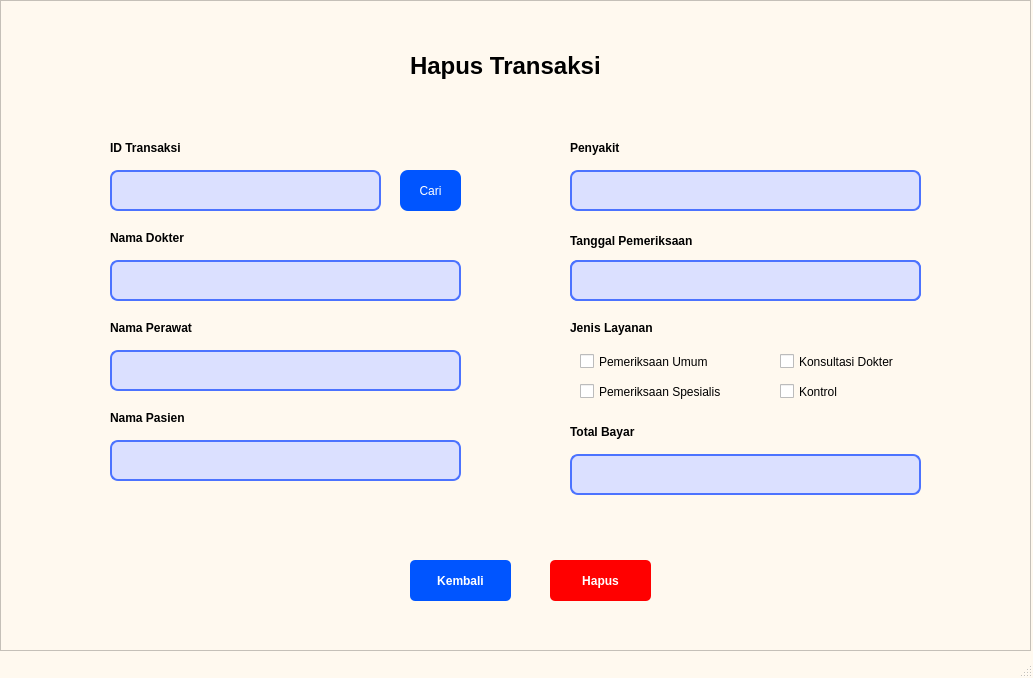
<?xml version="1.0" encoding="UTF-8"?>
<ui version="4.0">
 <class>MainWindow</class>
 <widget class="QMainWindow" name="MainWindow">
  <property name="geometry">
   <rect>
    <x>0</x>
    <y>0</y>
    <width>1033</width>
    <height>678</height>
   </rect>
  </property>
  <property name="windowTitle">
   <string>MainWindow</string>
  </property>
  <property name="styleSheet">
   <string notr="true">QMainWindow{ 
	background-color: rgb(255, 249, 239);
}</string>
  </property>
  <widget class="QWidget" name="centralwidget">
   <property name="styleSheet">
    <string notr="true">QFrame{ 
	background-color: rgb(255, 249, 239);
}</string>
   </property>
   <widget class="QFrame" name="frame">
    <property name="geometry">
     <rect>
      <x>0</x>
      <y>0</y>
      <width>1031</width>
      <height>651</height>
     </rect>
    </property>
    <property name="styleSheet">
     <string notr="true">QFrame{ 
	background-color: rgb(255, 249, 239);
}</string>
    </property>
    <property name="frameShape">
     <enum>QFrame::StyledPanel</enum>
    </property>
    <property name="frameShadow">
     <enum>QFrame::Raised</enum>
    </property>
    <widget class="QLabel" name="label_9">
     <property name="geometry">
      <rect>
       <x>570</x>
       <y>140</y>
       <width>121</width>
       <height>16</height>
      </rect>
     </property>
     <property name="font">
      <font>
       <weight>75</weight>
       <bold>true</bold>
      </font>
     </property>
     <property name="text">
      <string>Penyakit</string>
     </property>
    </widget>
    <widget class="QLabel" name="label_4">
     <property name="geometry">
      <rect>
       <x>410</x>
       <y>40</y>
       <width>251</width>
       <height>51</height>
      </rect>
     </property>
     <property name="font">
      <font>
       <pointsize>18</pointsize>
       <weight>75</weight>
       <bold>true</bold>
      </font>
     </property>
     <property name="text">
      <string>Hapus Transaksi</string>
     </property>
    </widget>
    <widget class="QPushButton" name="pushButton_3">
     <property name="geometry">
      <rect>
       <x>400</x>
       <y>170</y>
       <width>61</width>
       <height>41</height>
      </rect>
     </property>
     <property name="styleSheet">
      <string notr="true">QPushButton {
    background-color: rgb(0, 85, 255);
	border-radius: 8px;
	color: white
}</string>
     </property>
     <property name="text">
      <string>Cari</string>
     </property>
    </widget>
    <widget class="QLabel" name="label_11">
     <property name="geometry">
      <rect>
       <x>570</x>
       <y>320</y>
       <width>121</width>
       <height>16</height>
      </rect>
     </property>
     <property name="font">
      <font>
       <weight>75</weight>
       <bold>true</bold>
      </font>
     </property>
     <property name="text">
      <string>Jenis Layanan</string>
     </property>
    </widget>
    <widget class="QLabel" name="label_7">
     <property name="geometry">
      <rect>
       <x>570</x>
       <y>260</y>
       <width>351</width>
       <height>41</height>
      </rect>
     </property>
     <property name="styleSheet">
      <string notr="true">QLabel {
    border: 2px solid rgb(76, 115, 255);
    background-color: rgb(219, 224, 255);
	border-radius: 8px
}</string>
     </property>
     <property name="text">
      <string/>
     </property>
    </widget>
    <widget class="QLabel" name="label_5">
     <property name="geometry">
      <rect>
       <x>110</x>
       <y>320</y>
       <width>121</width>
       <height>16</height>
      </rect>
     </property>
     <property name="font">
      <font>
       <weight>75</weight>
       <bold>true</bold>
      </font>
     </property>
     <property name="text">
      <string>Nama Perawat</string>
     </property>
    </widget>
    <widget class="QLineEdit" name="lineEdit_4">
     <property name="geometry">
      <rect>
       <x>110</x>
       <y>170</y>
       <width>271</width>
       <height>41</height>
      </rect>
     </property>
     <property name="styleSheet">
      <string notr="true">QLineEdit {
    border: 2px solid rgb(76, 115, 255);
    background-color: rgb(219, 224, 255);
	border-radius: 8px
}</string>
     </property>
    </widget>
    <widget class="QLabel" name="label_6">
     <property name="geometry">
      <rect>
       <x>110</x>
       <y>230</y>
       <width>111</width>
       <height>16</height>
      </rect>
     </property>
     <property name="font">
      <font>
       <weight>75</weight>
       <bold>true</bold>
      </font>
     </property>
     <property name="text">
      <string>Nama Dokter</string>
     </property>
    </widget>
    <widget class="QPushButton" name="pushButton_4">
     <property name="geometry">
      <rect>
       <x>410</x>
       <y>560</y>
       <width>101</width>
       <height>41</height>
      </rect>
     </property>
     <property name="font">
      <font>
       <weight>75</weight>
       <bold>true</bold>
      </font>
     </property>
     <property name="styleSheet">
      <string notr="true">QPushButton {
    background-color: rgb(0, 85, 255);
    color: white;
    border-radius: 5px;   
    padding: 6px;           
}</string>
     </property>
     <property name="text">
      <string>Kembali</string>
     </property>
    </widget>
    <widget class="QLabel" name="label_10">
     <property name="geometry">
      <rect>
       <x>110</x>
       <y>140</y>
       <width>131</width>
       <height>16</height>
      </rect>
     </property>
     <property name="font">
      <font>
       <weight>75</weight>
       <bold>true</bold>
      </font>
     </property>
     <property name="text">
      <string>ID Transaksi</string>
     </property>
    </widget>
    <widget class="QLabel" name="label_12">
     <property name="geometry">
      <rect>
       <x>110</x>
       <y>260</y>
       <width>351</width>
       <height>41</height>
      </rect>
     </property>
     <property name="styleSheet">
      <string notr="true">QLabel {
    border: 2px solid rgb(76, 115, 255);
    background-color: rgb(219, 224, 255);
	border-radius: 8px
}</string>
     </property>
     <property name="text">
      <string/>
     </property>
    </widget>
    <widget class="QLabel" name="label_13">
     <property name="geometry">
      <rect>
       <x>110</x>
       <y>350</y>
       <width>351</width>
       <height>41</height>
      </rect>
     </property>
     <property name="styleSheet">
      <string notr="true">QLabel {
    border: 2px solid rgb(76, 115, 255);
    background-color: rgb(219, 224, 255);
	border-radius: 8px
}</string>
     </property>
     <property name="text">
      <string/>
     </property>
    </widget>
    <widget class="QPushButton" name="pushButton_7">
     <property name="geometry">
      <rect>
       <x>550</x>
       <y>560</y>
       <width>101</width>
       <height>41</height>
      </rect>
     </property>
     <property name="font">
      <font>
       <weight>75</weight>
       <bold>true</bold>
      </font>
     </property>
     <property name="styleSheet">
      <string notr="true">QPushButton {
    background-color: rgb(255, 0, 0);
    color: white;
    border-radius: 5px;   
    padding: 6px;           
}</string>
     </property>
     <property name="text">
      <string>Hapus</string>
     </property>
    </widget>
    <widget class="QLabel" name="label_14">
     <property name="geometry">
      <rect>
       <x>570</x>
       <y>424</y>
       <width>101</width>
       <height>16</height>
      </rect>
     </property>
     <property name="font">
      <font>
       <weight>75</weight>
       <bold>true</bold>
      </font>
     </property>
     <property name="text">
      <string>Total Bayar</string>
     </property>
    </widget>
    <widget class="QLabel" name="label_15">
     <property name="geometry">
      <rect>
       <x>570</x>
       <y>170</y>
       <width>351</width>
       <height>41</height>
      </rect>
     </property>
     <property name="styleSheet">
      <string notr="true">QLabel {
    border: 2px solid rgb(76, 115, 255);
    background-color: rgb(219, 224, 255);
	border-radius: 8px
}</string>
     </property>
     <property name="text">
      <string/>
     </property>
    </widget>
    <widget class="QLabel" name="label_31">
     <property name="geometry">
      <rect>
       <x>570</x>
       <y>260</y>
       <width>351</width>
       <height>41</height>
      </rect>
     </property>
     <property name="styleSheet">
      <string notr="true">QLabel {
    border: 2px solid rgb(76, 115, 255);
    background-color: rgb(219, 224, 255);
	border-radius: 8px
}</string>
     </property>
     <property name="text">
      <string/>
     </property>
    </widget>
    <widget class="QLabel" name="label_32">
     <property name="geometry">
      <rect>
       <x>110</x>
       <y>410</y>
       <width>111</width>
       <height>16</height>
      </rect>
     </property>
     <property name="font">
      <font>
       <weight>75</weight>
       <bold>true</bold>
      </font>
     </property>
     <property name="text">
      <string>Nama Pasien</string>
     </property>
    </widget>
    <widget class="QLabel" name="label_33">
     <property name="geometry">
      <rect>
       <x>570</x>
       <y>230</y>
       <width>181</width>
       <height>21</height>
      </rect>
     </property>
     <property name="font">
      <font>
       <weight>75</weight>
       <bold>true</bold>
      </font>
     </property>
     <property name="text">
      <string>Tanggal Pemeriksaan</string>
     </property>
    </widget>
    <widget class="QLabel" name="label_34">
     <property name="geometry">
      <rect>
       <x>570</x>
       <y>454</y>
       <width>351</width>
       <height>41</height>
      </rect>
     </property>
     <property name="styleSheet">
      <string notr="true">QLabel {
    border: 2px solid rgb(76, 115, 255);
    background-color: rgb(219, 224, 255);
	border-radius: 8px
}</string>
     </property>
     <property name="text">
      <string/>
     </property>
    </widget>
    <widget class="QLabel" name="label_35">
     <property name="geometry">
      <rect>
       <x>110</x>
       <y>440</y>
       <width>351</width>
       <height>41</height>
      </rect>
     </property>
     <property name="styleSheet">
      <string notr="true">QLabel {
    border: 2px solid rgb(76, 115, 255);
    background-color: rgb(219, 224, 255);
	border-radius: 8px
}</string>
     </property>
     <property name="text">
      <string/>
     </property>
    </widget>
    <widget class="QCheckBox" name="checkBox">
     <property name="geometry">
      <rect>
       <x>580</x>
       <y>350</y>
       <width>171</width>
       <height>23</height>
      </rect>
     </property>
     <property name="text">
      <string>Pemeriksaan Umum</string>
     </property>
    </widget>
    <widget class="QCheckBox" name="checkBox_2">
     <property name="geometry">
      <rect>
       <x>580</x>
       <y>380</y>
       <width>181</width>
       <height>23</height>
      </rect>
     </property>
     <property name="text">
      <string>Pemeriksaan Spesialis</string>
     </property>
    </widget>
    <widget class="QCheckBox" name="checkBox_3">
     <property name="geometry">
      <rect>
       <x>780</x>
       <y>350</y>
       <width>151</width>
       <height>23</height>
      </rect>
     </property>
     <property name="text">
      <string>Konsultasi Dokter</string>
     </property>
    </widget>
    <widget class="QCheckBox" name="checkBox_4">
     <property name="geometry">
      <rect>
       <x>780</x>
       <y>380</y>
       <width>95</width>
       <height>23</height>
      </rect>
     </property>
     <property name="text">
      <string>Kontrol</string>
     </property>
    </widget>
   </widget>
  </widget>
  <widget class="QMenuBar" name="menubar">
   <property name="geometry">
    <rect>
     <x>0</x>
     <y>0</y>
     <width>1033</width>
     <height>26</height>
    </rect>
   </property>
  </widget>
  <widget class="QStatusBar" name="statusbar"/>
 </widget>
 <resources/>
 <connections/>
</ui>
